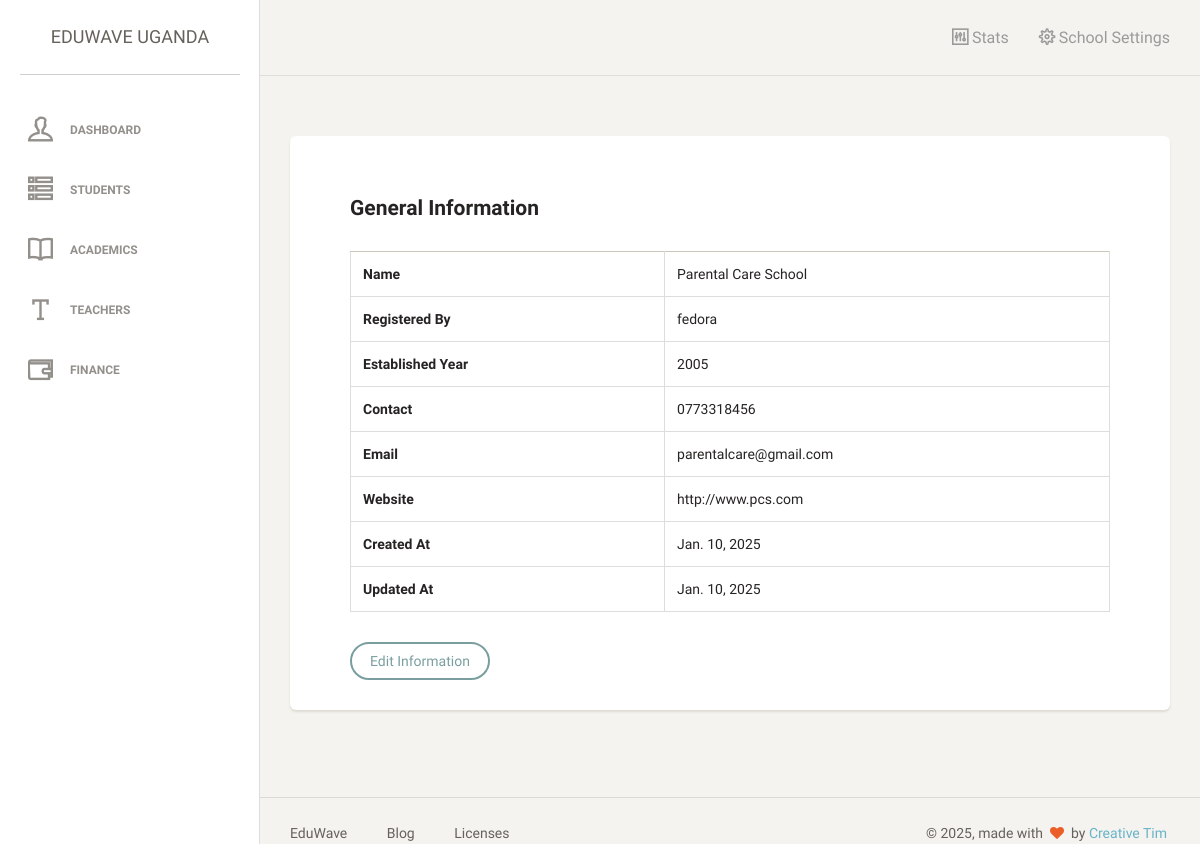
The app's page /general-information/create/ (signed in), older data.
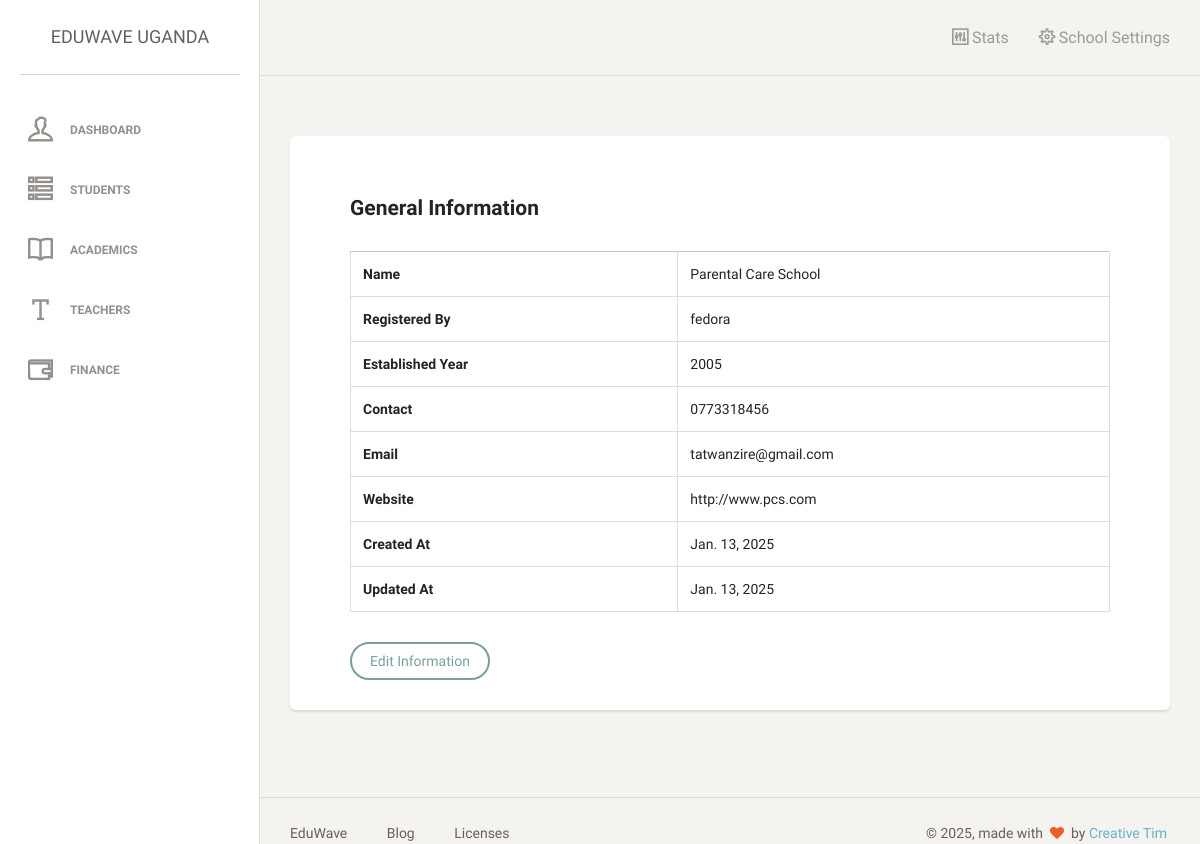
The same page, newer data.
### management/models.py (models this page shows, shortened)
class GeneralInformation(models.Model):
    school_name = models.CharField(max_length=255, unique=True)
    address = models.TextField()
    contact_number = models.CharField(
        max_length=15,
        validators=[RegexValidator(r'^\+?\d{7,15}$', message="Enter a valid phone number.")],
    )
    email = models.EmailField()
    website = models.URLField(null=True, blank=True)
    established_year = models.PositiveIntegerField()
    registered_by = models.ForeignKey(CustomUser, on_delete=models.SET_NULL, blank=True, null=True)
    created = models.DateField(auto_now_add=True)
    updated = models.DateField(auto_now=True)
    class Meta:
        db_table = "general_information"
        db_table_comment = "This includes general information about the school"

### accounts/models.py (models this page shows, shortened)
class CustomUser(AbstractUser):
    email = models.EmailField(_('email_address'), unique=True)
    USERNAME_FIELD = 'email'
    REQUIRED_FIELDS = ['username']
    class Meta:
        db_table = "custom_user"
        db_table_comment = "Custom user model using email for authentication"

### management/views.py (the view, shortened to what this page needs)
# urls.py: path('general-information/create/', create_general_information, name='create_general_information'),
@login_required
def create_general_information(request):
    if GeneralInformation.objects.exists():
        existing_instance = GeneralInformation.objects.first()
        return render(
            request, 'generalInformation.html', {'existing_instance': existing_instance}
        )

### management/templates/generalInformation.html
{% extends 'base.html' %}
{% block content %}
<div class="mt-4">
    <div class="card">
        <div class="m-5 p-5">
            <div class="card-header">
                <h4>General Information</h4>
            </div>
            <div class="content table-responsive table-full-width">
                <table class="table table-bordered">
                    <tbody>
                        <tr>
                            <th scope="row">Name</th>
                            <td>{{ existing_instance.school_name }}</td>
                        </tr>
                        <tr>
                            <th scope="row">Registered By</th>
                            <td>{{ existing_instance.registered_by.username }}</td>
                        </tr>
                        <tr>
                            <th scope="row">Established Year</th>
                            <td>{{ existing_instance.established_year }}</td>
                        </tr>
                        <tr>
                            <th scope="row">Contact</th>
                            <td>{{ existing_instance.contact_number }}</td>
                        </tr>
                        <tr>
                            <th scope="row">Email</th>
                            <td>{{ existing_instance.email }}</td>
                        </tr>
                        <tr>
                            <th scope="row">Website</th>
                            <td>{{ existing_instance.website }}</td>
                        </tr>
                        <tr>
                            <th scope="row">Created At</th>
                            <td>{{ existing_instance.created }}</td>
                        </tr>
                        <tr>
                            <th scope="row">Updated At</th>
                            <td>{{ existing_instance.updated }}</td>
                        </tr>
                    </tbody>
                </table>
            </div>
            <div class="card-footer text-end">
                <a href="#" class="btn btn-primary">Edit Information</a>
            </div>
        </div>
    </div>
</div>
{% endblock content %}

Row changes from the older to the newer data that the page shows:
changed GeneralInformation "Parental Care School": email "parentalcare@gmail.com" → "tatwanzire@gmail.com"; created "Jan. 10, 2025" → "Jan. 13, 2025"; updated "Jan. 10, 2025" → "Jan. 13, 2025"
